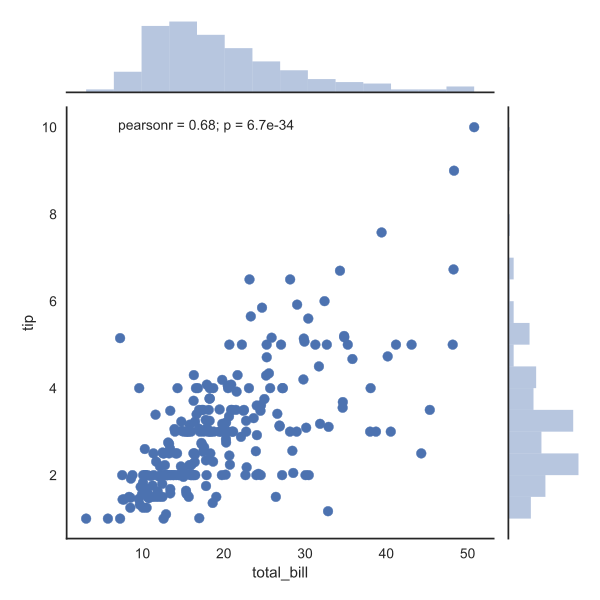

Python code for this plot:
import numpy as np, pandas as pd; np.random.seed(0)
import seaborn as sns; sns.set(style="white", color_codes=True)
tips = sns.load_dataset("tips")
g = sns.jointplot(x="total_bill", y="tip", data=tips)
